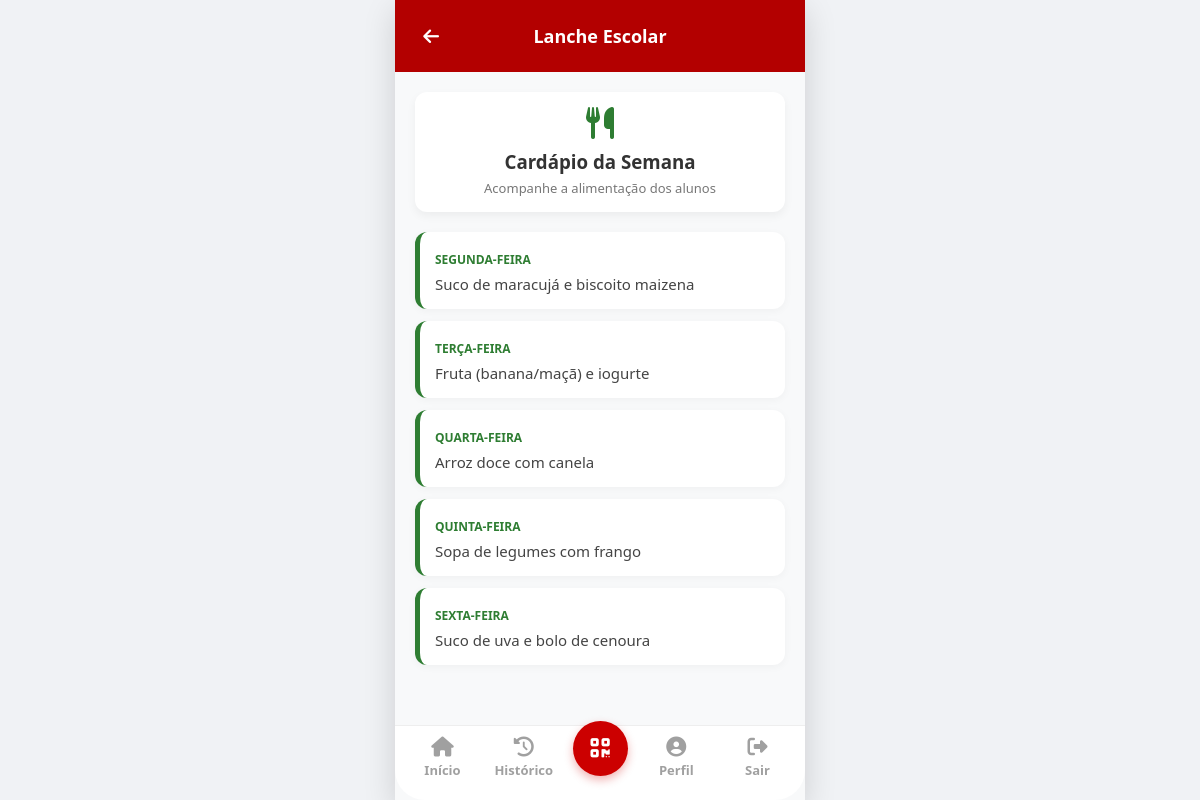
Page /lanche on the committed database.
### app.py (models this page shows)
class LancheSemana(db.Model):
    id = db.Column(db.Integer, primary_key=True)
    segunda = db.Column(db.String(200), default="Suco de maracujá e biscoito integral")
    terca = db.Column(db.String(200), default="Fruta (banana/maçã) e iogurte")
    quarta = db.Column(db.String(200), default="Arroz doce com canela")
    quinta = db.Column(db.String(200), default="Sopa de legumes com frango")
    sexta = db.Column(db.String(200), default="Suco de uva e bolo de cenoura")

### app.py (the view)
@app.route('/lanche')
def lanche():
    lanche_registro = obter_ou_criar_lanche()
    lanche_dict = {
        "segunda": lanche_registro.segunda,
        "terca": lanche_registro.terca,
        "quarta": lanche_registro.quarta,
        "quinta": lanche_registro.quinta,
        "sexta": lanche_registro.sexta
    }
    return render_template('lanche.html', lanche=lanche_dict)

### app.py (called while the page is built)
def obter_ou_criar_lanche():
    lanche = LancheSemana.query.first()
    if not lanche:
        lanche = LancheSemana()
        db.session.add(lanche)
        db.session.commit()
    return lanche

### templates/lanche.html (shortened to what this page needs)
<!DOCTYPE html>
<html lang="pt-BR">
<head>
    <link rel="stylesheet" href="../css/style.css">
    <link rel="stylesheet" href="https://cdnjs.cloudflare.com/ajax/libs/font-awesome/6.4.0/css/all.min.css">
</head>
<body>
    <div class="app-container">
        <header class="page-header">
            <a href="/dashboard" class="back-btn"><i class="fas fa-arrow-left"></i></a>
            <h2>Lanche Escolar</h2>
        </header>
        <main class="page-content" style="padding: 20px;">
            <div style="background: #fff; padding: 15px; border-radius: 12px; box-shadow: 0 4px 10px rgba(0,0,0,0.05); margin-bottom: 20px; text-align: center;">
                <i class="fas fa-utensils" style="font-size: 32px; color: #2e7d32; margin-bottom: 10px;"></i>
                <h3 style="margin: 0; color: #333;">Cardápio da Semana</h3>
                <p style="margin: 5px 0 0 0; color: #777; font-size: 13px;">Acompanhe a alimentação dos alunos</p>
            </div>
            <div class="lanche-lista">
                <div style="background: #fff; padding: 15px; border-radius: 12px; box-shadow: 0 2px 8px rgba(0,0,0,0.04); margin-bottom: 12px; border-left: 5px solid #2e7d32;">
                    <span style="font-size: 12px; font-weight: bold; color: #2e7d32; text-transform: uppercase;">Segunda-feira</span>
                    <p style="margin: 5px 0 0 0; color: #444; font-size: 15px;">{{ lanche.segunda }}</p>
                </div>
                <div style="background: #fff; padding: 15px; border-radius: 12px; box-shadow: 0 2px 8px rgba(0,0,0,0.04); margin-bottom: 12px; border-left: 5px solid #2e7d32;">
                    <span style="font-size: 12px; font-weight: bold; color: #2e7d32; text-transform: uppercase;">Terça-feira</span>
                    <p style="margin: 5px 0 0 0; color: #444; font-size: 15px;">{{ lanche.terca }}</p>
                </div>
                <div style="background: #fff; padding: 15px; border-radius: 12px; box-shadow: 0 2px 8px rgba(0,0,0,0.04); margin-bottom: 12px; border-left: 5px solid #2e7d32;">
                    <span style="font-size: 12px; font-weight: bold; color: #2e7d32; text-transform: uppercase;">Quarta-feira</span>
                    <p style="margin: 5px 0 0 0; color: #444; font-size: 15px;">{{ lanche.quarta }}</p>
                </div>
                <div style="background: #fff; padding: 15px; border-radius: 12px; box-shadow: 0 2px 8px rgba(0,0,0,0.04); margin-bottom: 12px; border-left: 5px solid #2e7d32;">
                    <span style="font-size: 12px; font-weight: bold; color: #2e7d32; text-transform: uppercase;">Quinta-feira</span>
                    <p style="margin: 5px 0 0 0; color: #444; font-size: 15px;">{{ lanche.quinta }}</p>
                </div>
                <div style="background: #fff; padding: 15px; border-radius: 12px; box-shadow: 0 2px 8px rgba(0,0,0,0.04); margin-bottom: 12px; border-left: 5px solid #2e7d32;">
                    <span style="font-size: 12px; font-weight: bold; color: #2e7d32; text-transform: uppercase;">Sexta-feira</span>
                    <p style="margin: 5px 0 0 0; color: #444; font-size: 15px;">{{ lanche.sexta }}</p>
                </div>
            </div>
        </main>
        <nav class="bottom-nav">
            <a href="/dashboard" class="nav-item"><i class="fas fa-home"></i><span>Início</span></a>
            <a href="/entrada_saida_historico" class="nav-item"><i class="fas fa-history"></i><span>Histórico</span></a>
            <a href="/qrcode" class="nav-item scan-btn"><i class="fas fa-qrcode"></i></a>
            <a href="/perfil_responsavel" class="nav-item"><i class="fas fa-user-circle"></i><span>Perfil</span></a>
            <a href="/" class="nav-item"><i class="fas fa-sign-out-alt"></i><span>Sair</span></a>
        </nav>
    </div>
</body>
</html>

### css/style.css (style rules this page uses)
* { margin: 0; padding: 0; box-sizing: border-box; font-family: 'Segoe UI', -apple-system, BlinkMacSystemFont, Roboto, sans-serif; }
body { background-color: #f0f2f5; display: flex; justify-content: center; align-items: center; min-height: 100vh; }
.app-container { width: 100%; max-width: 410px; height: 100vh; max-height: 840px; background-color: #f8f9fa; box-shadow: 0px 10px 30px rgba(0, 0, 0, 0.15); display: flex; flex-direction: column; position: relative; overflow-y: auto; }
.bottom-nav { position: absolute; bottom: 0; left: 0; right: 0; width: 100%; height: 75px; background-color: #ffffff; border-top: 1px solid #eee; display: flex; justify-content: space-between; align-items: center; z-index: 10; padding: 0 15px 10px 15px; border-bottom-left-radius: 30px; border-bottom-right-radius: 30px; }
.nav-item { display: flex; flex-direction: column; align-items: center; justify-content: center; color: #a0a0a0; text-decoration: none; font-size: 13px; font-weight: 600; width: 65px; gap: 4px; }
.nav-item i { font-size: 20px; }
.bottom-nav .qr-button, .bottom-nav .center-btn, .bottom-nav a:nth-child(3) { flex: none !important; width: 55px !important; height: 55px !important; background-color: #cc0000 !important; border-radius: 50% !important; display: flex !important; align-items: center !important; justify-content: center !important; margin-top: -20px; box-shadow: 0 4px 10px rgba(204, 0, 0, 0.3); z-index: 12; }
.bottom-nav a:nth-child(3) i, .bottom-nav a:nth-child(3) img { color: #ffffff !important; font-size: 22px !important; }
.page-header { background-color: #b30000; color: white; padding: 20px; display: flex; justify-content: space-between; align-items: center; }
.back-btn { color: white; font-size: 18px; text-decoration: none; width: 32px; height: 32px; display: flex; justify-content: center; align-items: center; }
.page-header h2 { font-size: 18px; font-weight: 600; }
.page-content { flex: 1; padding: 20px; padding-bottom: 95px; }

### rows in the picture
LancheSemana: segunda "Suco de maracujá e biscoito maizena", terca "Fruta (banana/maçã) e iogurte", quarta "Arroz doce com canela", quinta "Sopa de legumes com frango", sexta "Suco de uva e bolo de cenoura"
